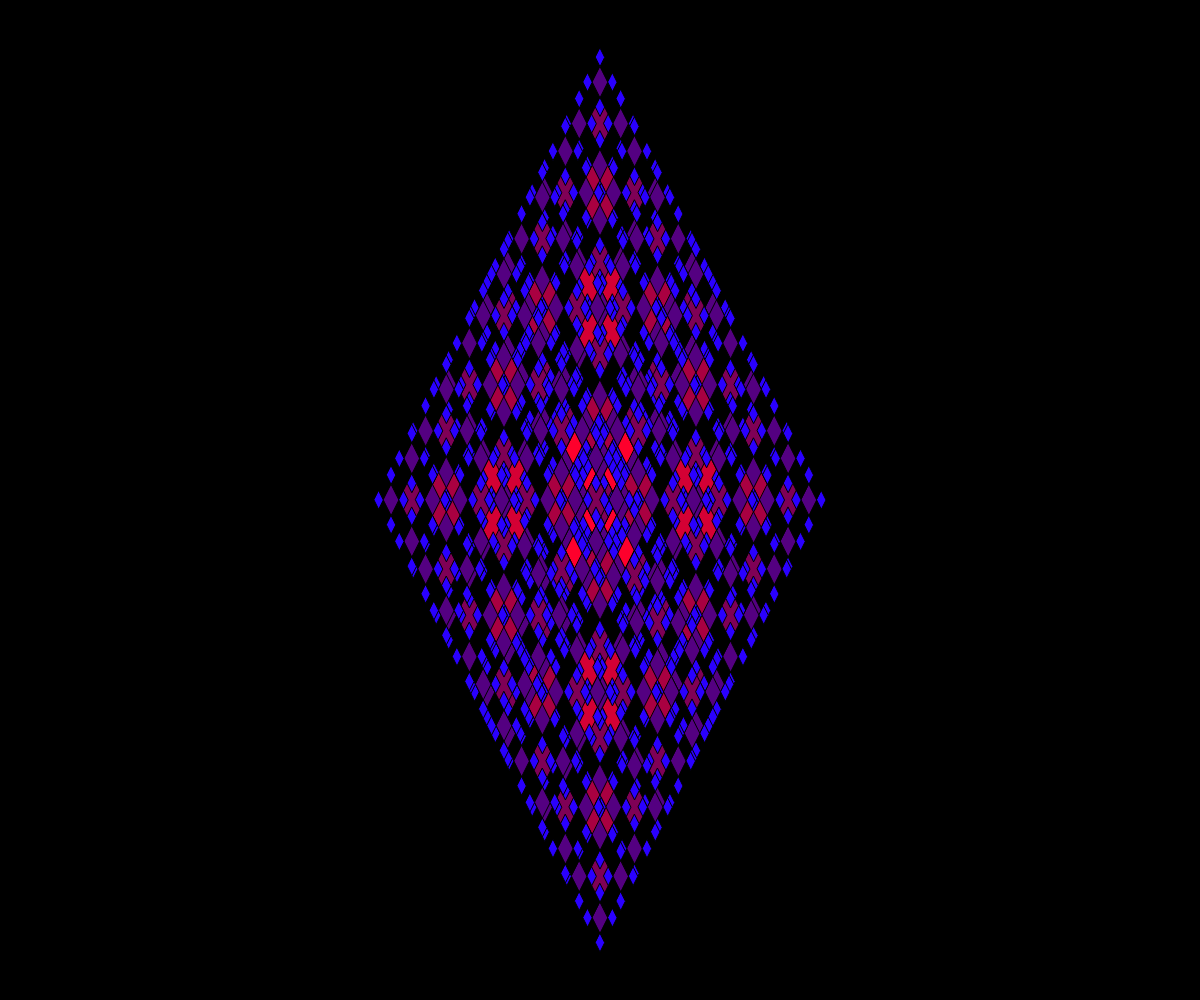
Frame 1 (no input)
Frame 60 (no input): identical to frame 1, image omitted
Frame 120 (the mouse pressed at the canvas centre since frame 60): identical to frame 1, image omitted

The p5.js sketch that drew this single still picture (run headless with seeded random() and noise() and a simulated clock; from frame 60 on, the mouse is pressed at the canvas centre):

// p5.js sketch
// ── sketch.js
// Project Title
// Your Name
// Date
//
// Extra for Experts:
// - describe what you did to take this project "above and beyond"

const STARTINGSIZE = 60;
const STARTINGLEVEL = 6;

function setup() {
  createCanvas(windowWidth, windowHeight);
}

function draw() {
  background(0);
  drawFractal(width/2, height/2, STARTINGSIZE, STARTINGLEVEL);
}

function drawFractal(x, y, size, level) {
  const COLOUR_B = 255 / STARTINGLEVEL * STARTINGLEVEL / level+1;
  const COLOUR_R = 255 / STARTINGLEVEL * level-1;
  fill(COLOUR_R,0,COLOUR_B);
  quad(x, y-size*2, x+size, y, x, y+size*2, x-size, y);
  if (level > 1) {
    level = level - 1;
    drawFractal(x, y-size*2-size*0.6*2, size*0.6, level); //tops
    drawFractal(x+size+size*0.6, y, size*0.6, level); //right
    drawFractal(x, y+size*2+size*0.6*2, size*0.6, level); //bottom
    drawFractal(x-size-size*0.6, y, size*0.6, level); //left
  }
}
